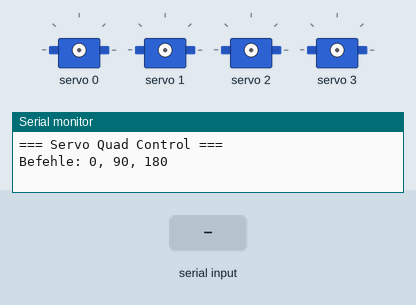
Bench run of a sketch on a simulated ESP32. Parts: 4 × servo, the last lines printed to the serial monitor. The inputs (shaded band) are chosen by the test bench.

Above: at 1.2 s.
1.3 s: "0\n" received over Serial
2.8 s: "90,45\n" received over Serial
At 3.4 s:
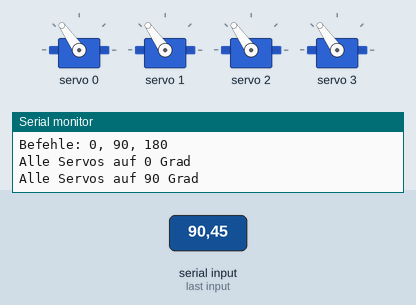
4.3 s: "180\n" received over Serial
At 5.5 s:
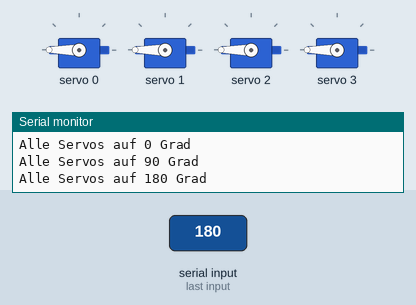
5.8 s: "90\n" received over Serial
At 6.9 s:
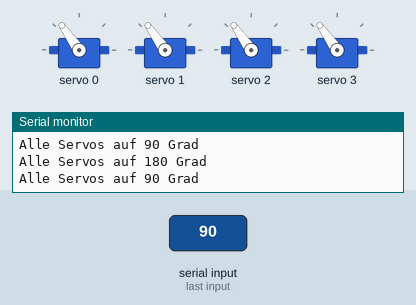
Timing chart, 0 to 8.3 s (numbered marks = the images above; inputs shaded):
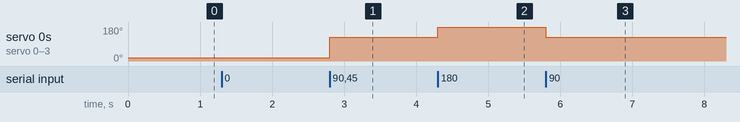

The sketch:

servo_quad.ino
```cpp
#include <Wire.h>
#include <Adafruit_PWMServoDriver.h>

Adafruit_PWMServoDriver pwm = Adafruit_PWMServoDriver(0x40);

#define SERVOMIN  150
#define SERVOMAX  600
#define SERVO_FREQ 50

const int PORT_BASIS    = 0;
const int PORT_SCHULTER = 1;
const int PORT_ELLBOGEN = 2;
const int PORT_GREIFER  = 3;

int angleToTicks(int angle) {
  return map(angle, 0, 180, SERVOMIN, SERVOMAX);
}

void setAll(int angle) {
  int ticks = angleToTicks(angle);
  pwm.setPWM(PORT_BASIS,    0, ticks);
  pwm.setPWM(PORT_SCHULTER, 0, ticks);
  pwm.setPWM(PORT_ELLBOGEN, 0, ticks);
  pwm.setPWM(PORT_GREIFER,  0, ticks);
  Serial.print("Alle Servos auf ");
  Serial.print(angle);
  Serial.println(" Grad");
}

void setup() {
  Serial.begin(115200);
  Wire.begin(21, 22);
  pwm.begin();
  pwm.setPWMFreq(SERVO_FREQ);
  delay(10);

  Serial.println(F("=== Servo Quad Control ==="));
  Serial.println(F("Befehle: 0, 90, 180"));
}

void loop() {
  if (Serial.available() > 0) {
    String s = Serial.readStringUntil('\n');
    s.trim();
    int val = s.toInt();

    if (val == 0 && s == "0") {
      setAll(0);
    } else if (val == 90) {
      setAll(90);
    } else if (val == 180) {
      setAll(180);
    }
  }
}
```

Measured:
- after the input at 2.8 s, servo 0–3: 18° → 125° at once
- after the input at 4.3 s, servo 0–3: 125° → 180° at once
- after the input at 5.8 s, servo 0–3: 180° → 125° at once
